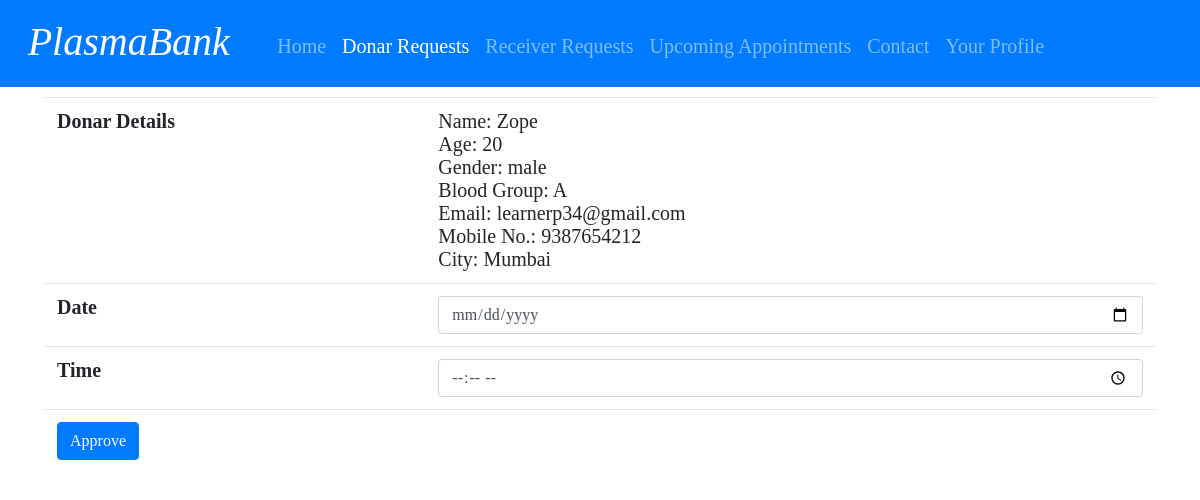
The page /organization/donar_appointment.php (signed in) on the database its author committed.
### tables this page shows
CREATE TABLE `donar_requests` (
  `donar_id` int(50) NOT NULL,
  `user_email` varchar(50) NOT NULL,
  `user_phone` varchar(50) NOT NULL,
  `donar_name` varchar(255) NOT NULL,
  `donar_age` varchar(50) NOT NULL,
  `donar_gender` varchar(50) NOT NULL,
  `donar_bgroup` varchar(50) NOT NULL,
  `donar_city` varchar(50) NOT NULL,
  `donar_proof` varchar(255) NOT NULL,
  `donar_q1` varchar(50) NOT NULL,
  `donar_q2` varchar(50) NOT NULL,
  `donar_q3` varchar(50) NOT NULL,
  `donar_q4` varchar(50) NOT NULL,
  `donar_q5` varchar(50) NOT NULL,
  `donar_q6` varchar(50) NOT NULL,
  `token` varchar(255) NOT NULL,
  `request_status` int(50) NOT NULL,
  `allotment_status` int(50) NOT NULL
);

### organization/donar_appointment.php (the view, shortened to what this page needs)
<html>
    <head>
        <link rel="stylesheet" type="text/css" href="stylesheet.css">
        <link rel="stylesheet" type="text/css" href="stylesheet.css">
        <link rel="stylesheet" type="text/css" href="stylesheet.css">
        <link rel="stylesheet" href="https://stackpath.bootstrapcdn.com/bootstrap/4.5.0/css/bootstrap.min.css">
    </head>
    <body>
    <?php
        $db=new database();
        $conn=$db->connect();
        $email=$_SESSION['email'];
    ?>
    <nav class="navbar navbar-expand-lg navbar-dark bg-primary">
            <div class="navbar-brand"><h1><I>PlasmaBank</I></h1></div>
            <div class="collapse navbar-collapse" id="navbarColor01">
              <ul class="navbar-nav mr-auto">
              <li class="nav-item">
                  <a class="nav-link"  href="home.php">Home</a>
                </li>
                <li class="nav-item">
                  <a class="nav-link active"  href="donar_appointment.php">Donar Requests</a>
                </li>
                <li class="nav-item">
                  <a class="nav-link"  href="receiver_appointment.php">Receiver Requests</a>
                </li>
                <li class="nav-item">
                  <a class="nav-link"  href="upcoming_appointments.php">Upcoming Appointments</a>
                </li>
                <li class="nav-item">
                  <a class="nav-link" href="contact.php">Contact</a>
                </li>
                <li class="nav-item">
                  <a class="nav-link" href="profile_org.php">Your Profile</a>
                </li>
              </ul>
            </div>
          </nav>
          <?php
                $sql1="SELECT * FROM organizational_user WHERE email='$email';";
                $result1=mysqli_query($conn,$sql1);
                $row1=mysqli_fetch_assoc($result1);
                $city=$row1['city'];
                $sql="SELECT * FROM donar_requests WHERE allotment_status=0 and donar_city='$city';";
                $result=mysqli_query($conn,$sql);
                if($result==true)
                {
                    if(mysqli_num_rows($result)>0)
                    {
                        echo "<div class='container' id='i2'>";
                        while($row=mysqli_fetch_assoc($result))
                        {
                            echo "<table id='table' class='table table-hover'>
                            <tr>
                                <th>Donar Details</th>
                                <td id='dname'>Name: $row[donar_name]<br>
                                Age: $row[donar_age]<br>
                                Gender: $row[donar_gender]<br>
                                Blood Group: $row[donar_bgroup]<br>
                                Email: $row[user_email]<br>
                                Mobile No.: $row[user_phone]<br>
                                City: $row[donar_city]<br>
                                </td>
                              </tr>
                            <form id='form_register' method='POST' action='handler_org.php?req=allot_donar&token=$row[token]'>
                            <tr>
                              <th>Date</th><td><input type='date'name='date' class='form-control' placeholder='choose date' required></td>
                            </tr>
                            <tr>
                              <th>Time</th><td><input type='time' name='time' class='form-control' placeholder='choose time' required></td>
                            </tr>
                            <tr>
                            <th>
                            <input type='submit' class='btn btn-primary' value='Approve'>
                            </th><td></td>
                            <tr>
                            </form>
                            </table>";
                        }
                        echo "</div>";
                    }
                    else
                    {
                      echo "<div class='container' id='i2'><p><h1 class='text-center'>No Donar Requests.</h1></p></div>";
                    }
                }
                else
                {
                  echo "<div class='container' id='i2'><p><h1 class='text-center'>Error Occured Please try again later.</h1></p></div>";
                }
            ?>
    </body>
</html>

### organization/stylesheet.css (style rules this page uses)
body { font-size: 20px; background-color: rgb(240,240,240); font-family: arial, sans-serif; margin: 25px; }
h1 { font-size: 50px; font-weight: normal; margin-top: 5px; }
nav > div { font-size: 20px; font-weight: normal; margin-top: 5px; padding: 0% 1% 0% 1%; display: inline-block; }

### organization/donar_appointment.php (style rules this page uses)
body { font-family: 'Times New Roman', Times, serif; }
#table { margin-top: 10px; }
#table th { font-size: 20px; align-items: center; justify-content: center; }
#table td { font-size: 20px; align-items: center; justify-content: center; }

### rows shown on the page
donar_requests: donar_name "Zope", donar_age "20", donar_gender "male", donar_bgroup "A", user_email "learnerp34@gmail.com", user_phone "9387654212", donar_city "Mumbai"
